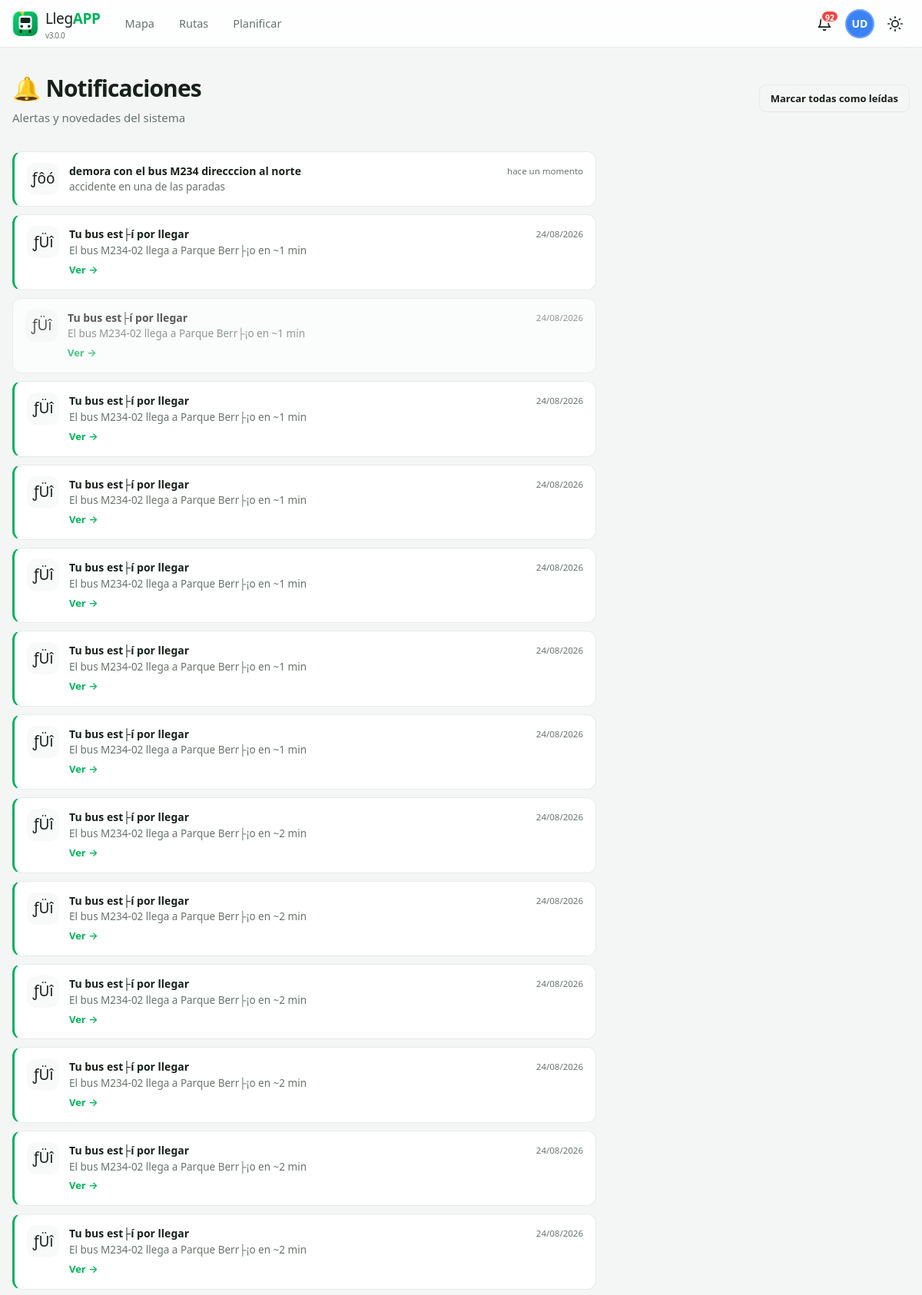
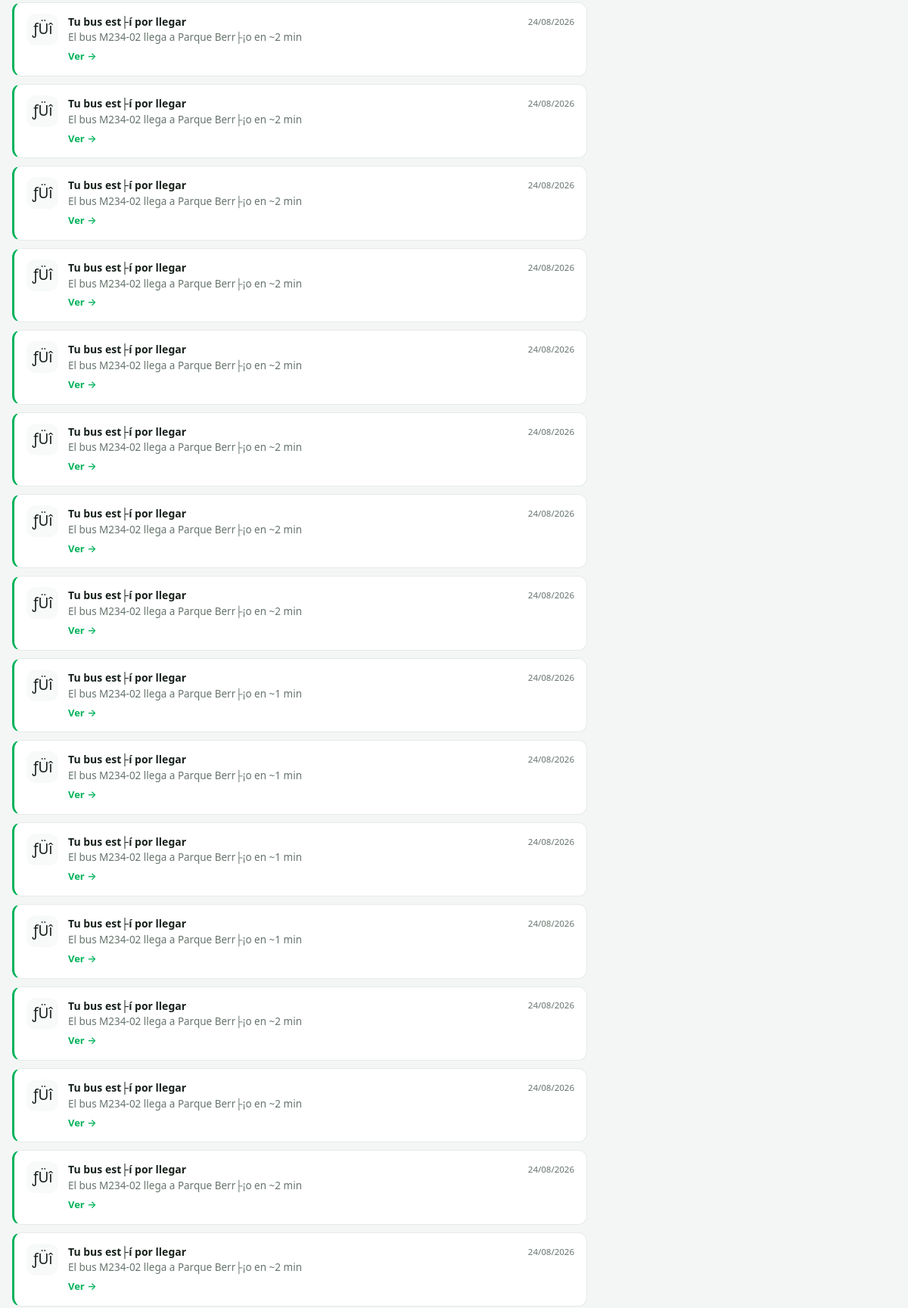
The app's page /pages/notificaciones.php (signed in, upper part) with its own data (2 pictures, top to bottom).
### tables this page shows
CREATE TABLE `users` (
  `id` char(36) NOT NULL,
  `name` varchar(100) NOT NULL,
  `email` varchar(120) NOT NULL,
  `password_hash` varchar(255) NOT NULL,
  `role` enum('admin','usuario','conductor') NOT NULL DEFAULT 'usuario',
  `phone` varchar(30) DEFAULT NULL,
  `avatar_color` varchar(7) DEFAULT NULL,
  `email_verified` tinyint(1) NOT NULL DEFAULT 0,
  `is_active` tinyint(1) NOT NULL DEFAULT 1,
  `last_login` datetime DEFAULT NULL,
  `created_at` timestamp NOT NULL DEFAULT current_timestamp(),
  PRIMARY KEY (`id`),
  UNIQUE KEY `email` (`email`),
  KEY `idx_users_role` (`role`),
  KEY `idx_users_active` (`is_active`)
);

CREATE TABLE `notifications` (
  `id` bigint(20) NOT NULL AUTO_INCREMENT,
  `user_id` char(36) NOT NULL,
  `type` enum('bus_cerca','sistema','incidencia','plan') NOT NULL DEFAULT 'sistema',
  `title` varchar(150) NOT NULL,
  `message` varchar(300) NOT NULL,
  `icon` varchar(8) NOT NULL DEFAULT '?',
  `link_url` varchar(255) DEFAULT NULL,
  `meta` longtext DEFAULT NULL CHECK (json_valid(`meta`)),
  `is_read` tinyint(1) NOT NULL DEFAULT 0,
  `created_at` timestamp NOT NULL DEFAULT current_timestamp(),
  PRIMARY KEY (`id`),
  KEY `idx_notif_unread` (`user_id`,`is_read`,`created_at`),
  CONSTRAINT `fk_notif_user` FOREIGN KEY (`user_id`) REFERENCES `users` (`id`) ON DELETE CASCADE
);

### config/seguridad.php (called while the page is built, shortened)
<?php
function e(?string $value): string {
    return htmlspecialchars((string)$value, ENT_QUOTES | ENT_SUBSTITUTE, 'UTF-8');
}

### includes/auth.php (called while the page is built, shortened)
<?php
require_once __DIR__ . '/funciones.php';
function usuarioActual(): ?array {
    static $cache = false;
    if ($cache !== false) return $cache;
    $userId = $_SESSION['user_id'] ?? null;
    try {
        $user = dbOne(
            'SELECT id, name, email, role, phone, avatar_color, email_verified, is_active, created_at
             FROM users WHERE id = ? AND is_active = 1',
            [$userId]
        );
        return $cache = $user;
    } catch (Exception $e) {
        logMessage('error', 'Error verificando sesión', ['msg' => $e->getMessage()]);
        return $cache = null;
    }
}
function requerirAuth(): array {
    $user = usuarioActual();
    if ($user) return $user;
    exit;
}

### config/database.php (called while the page is built, shortened)
<?php
function db(): PDO {
    static $pdo = null;
    if ($pdo === null) {
        $dsn = 'mysql:host=' . DB_HOST . ';dbname=' . DB_NAME . ';charset=' . DB_CHARSET;
        try {
            $pdo = new PDO($dsn, DB_USER, DB_PASS, [
                PDO::ATTR_ERRMODE            => PDO::ERRMODE_EXCEPTION,
                PDO::ATTR_DEFAULT_FETCH_MODE => PDO::FETCH_ASSOC,
                PDO::ATTR_EMULATE_PREPARES   => false,
            ]);
        } catch (PDOException $e) {
            error_log('LLEGAPP3 BD: ' . $e->getMessage());
            throw new RuntimeException('No se pudo conectar a la base de datos. Verifica que MySQL esté activo y exista la BD "' . DB_NAME . '".');
        }
    }
    return $pdo;
}
function dbq(string $sql, array $params = []): PDOStatement {
    $stmt = db()->prepare($sql);
    $stmt->execute($params);
    return $stmt;
}
function dbAll(string $sql, array $params = []): array {
    return dbq($sql, $params)->fetchAll();
}
function dbOne(string $sql, array $params = []): ?array {
    $row = dbq($sql, $params)->fetch();
    return $row === false ? null : $row;
}
function dbVal(string $sql, array $params = [], $default = null) {
    $val = dbq($sql, $params)->fetchColumn();
    return $val === false ? $default : $val;
}

### includes/funciones.php (called while the page is built, shortened)
<?php
function tiempoRelativo(string $fecha): string {
    $ts = strtotime($fecha);
    $diff = time() - $ts;
    return match (true) {
        $diff < 60     => 'hace un momento',
        $diff < 3600   => 'hace ' . floor($diff / 60) . ' min',
        $diff < 86400  => 'hace ' . floor($diff / 3600) . ' h',
        $diff < 604800 => 'hace ' . floor($diff / 86400) . ' d',
        default        => date('d/m/Y', $ts),
    };
}
function inicialesNombre(string $nombre): string {
    $partes = preg_split('/\s+/', trim($nombre));
    $ini = strtoupper(substr($partes[0] ?? 'U', 0, 1));
    if (count($partes) > 1) $ini .= strtoupper(substr(end($partes), 0, 1));
    return $ini;
}

### pages/notificaciones.php (the view, shortened to what this page needs)
<?php
require_once dirname(__DIR__) . '/includes/funciones.php';
require_once dirname(__DIR__) . '/includes/auth.php';
$currentUser = requerirAuth();
$notificaciones = dbAll('
    SELECT * FROM notifications WHERE user_id = ?
    ORDER BY created_at DESC LIMIT 60
', [$currentUser['id']]);
require dirname(__DIR__) . '/includes/header.php';
?>
<div class="page-header container">
    <div class="flex-between">
        <div>
            <h1 class="page-title">🔔 Notificaciones</h1>
            <p class="page-subtitle">Alertas y novedades del sistema</p>
        </div>
        <button type="button" class="btn btn-ghost btn-sm" id="btnMarcarTodas">Marcar todas como leídas</button>
    </div>
</div>
<section class="section container">
    <div style="display:grid;gap:10px;max-width:760px">
        <?php foreach ($notificaciones as $n): ?>
        <article class="notif-item <?= (int)$n['is_read'] ? 'leida' : '' ?>" data-id="<?= (int)$n['id'] ?>">
            <span class="notif-icon"><?= e($n['icon']) ?></span>
            <div style="flex:1">
                <div class="flex-between">
                    <strong style="font-size:14px"><?= e($n['title']) ?></strong>
                    <small style="color:var(--text-muted);white-space:nowrap;font-size:11.5px"><?= tiempoRelativo($n['created_at']) ?></small>
                </div>
                <p style="font-size:13.5px;color:var(--text-muted)"><?= e($n['message']) ?></p>
                <?php if ($n['link_url']): ?>
                    <a href="<?= e($n['link_url']) ?>" class="btnVerNotif" data-id="<?= (int)$n['id'] ?>"
                       style="font-size:13px;color:var(--primary);font-weight:600;margin-top:4px;display:inline-block">Ver →</a>
                <?php endif; ?>
            </div>
        </article>
        <?php endforeach; ?>
    </div>
</section>
<?php require dirname(__DIR__) . '/includes/footer.php'; ?>

### includes/header.php (shortened to what this page needs)
<?php
require_once __DIR__ . '/auth.php';
$currentUser = usuarioActual();
$bodyClass = ($pageBodyClass ?? '') . (isset($_COOKIE['theme']) && $_COOKIE['theme'] === 'dark' ? ' dark-theme' : ' light-theme');
$notifCount = 0;
if ($currentUser) {
    try {
        $notifCount = (int)dbVal('SELECT COUNT(*) FROM notifications WHERE user_id = ? AND is_read = 0', [$currentUser['id']]);
    } catch (Exception $e) {  }
}
$menuPrincipal = [
    ['url' => '/pages/mapa.php',       'label' => 'Mapa',        'icon' => 'map'],
    ['url' => '/pages/rutas.php',      'label' => 'Rutas',       'icon' => 'route'],
    ['url' => '/pages/planificador.php','label' => 'Planificar', 'icon' => 'compass'],
];
?>
<!DOCTYPE html>
<html lang="es">
<head>
<link rel="stylesheet" href="https://unpkg.com/leaflet@1.9.4/dist/leaflet.css">
<link rel="stylesheet" href="<?= APP_BASE ?>/assets/css/styles.css?v=<?= APP_VERSION ?>">
</head>
<body class="<?= e(trim($bodyClass)) ?>" data-base="<?= APP_BASE ?>" data-page="<?= e($GLOBALS['dataPage'] ?? '') ?>">
<header class="topbar" id="topbar">
    <div class="topbar-inner container">
        <a href="<?= APP_BASE ?>/index.php" class="brand" aria-label="LlegAPP inicio">
            <span class="brand-logo" aria-hidden="true"><?= file_get_contents(dirname(__DIR__) . '/assets/img/logo.svg') ?: '' ?></span>
            <span class="brand-text">Lleg<b>APP</b><small>v<?= APP_VERSION ?></small></span>
        </a>
        <nav class="main-nav" aria-label="Navegación principal">
            <?php foreach ($menuPrincipal as $item): ?>
                <a href="<?= APP_BASE . $item['url'] ?>" class="nav-link"><?= $item['label'] ?></a>
            <?php endforeach; ?>
        </nav>
        <div class="topbar-actions">
            <?php if ($currentUser): ?>
                <button type="button" class="icon-btn" id="btnNotificaciones" aria-label="Notificaciones" onclick="location.href='<?= APP_BASE ?>/pages/notificaciones.php'">
                    <svg viewBox="0 0 24 24"><path d="M18 8A6 6 0 0 0 6 8c0 7-3 9-3 9h18s-3-2-3-9"/><path d="M13.73 21a2 2 0 0 1-3.46 0"/></svg>
                    <?php if ($notifCount > 0): ?><span class="badge-notif" id="badgeNotif"><?= $notifCount > 99 ? '99+' : $notifCount ?></span><?php endif; ?>
                </button>
                <div class="user-menu" id="userMenu">
                    <button type="button" class="avatar-btn" id="avatarBtn" aria-haspopup="true" aria-expanded="false"
                            style="--av:<?= e($currentUser['avatar_color'] ?: colorAvatar($currentUser['name'])) ?>">
                        <?= e(inicialesNombre($currentUser['name'])) ?>
                    </button>
                </div>
            <?php else: ?>
                <a href="<?= APP_BASE ?>/pages/login.php" class="btn btn-ghost btn-sm">Ingresar</a>
                <a href="<?= APP_BASE ?>/pages/registro.php" class="btn btn-primary btn-sm">Crear cuenta</a>
            <?php endif; ?>
            <button type="button" class="icon-btn theme-toggle" id="themeToggle" aria-label="Cambiar tema">
                <svg viewBox="0 0 24 24" class="icon-sun"><circle cx="12" cy="12" r="5"/><path d="M12 1v2M12 21v2M4.22 4.22l1.42 1.42M18.36 18.36l1.42 1.42M1 12h2M21 12h2M4.22 19.78l1.42-1.42M18.36 5.64l1.42-1.42"/></svg>
            </button>
        </div>
    </div>
</header>
<main class="app-main" id="contenido-principal">

### assets/css/styles.css (style rules this page uses)
:root { --primary: #00b25a; --primary-dark: #00914a; --primary-light: #e6f7ef; --accent: #0ea5e9; --danger: #ef4444; --warning: #f59e0b; --info: #3b82f6; --purple: #8b5cf6; --bg: #f4f6f5; --surface: #ffffff; --surface-2: #f8faf9; --border: #e5eae7; --text: #17211b; --text-muted: #66746c; --radius-sm: 8px; --radius-md: 12px; --radius-lg: 16px; --radius-xl: 22px; --shadow-sm: 0 1px 3px rgba(15, 25, 20, .07); --shadow-md: 0 4px 14px rgba(15, 25, 20, .08); --shadow-lg: 0 12px 34px rgba(15, 25, 20, .13); --topbar-h: 62px; --bottomnav-h: 62px; --container: 1240px; --font: 'Segoe UI', system-ui, -apple-system, 'Helvetica Neue', sans-serif; }
*, *::before, *::after { box-sizing: border-box; }
* { margin: 0; }
html { scroll-behavior: smooth; }
body { font-family: var(--font); background: var(--bg); color: var(--text); line-height: 1.55; min-height: 100vh; padding-top: var(--topbar-h); }
img, svg { display: block; max-width: 100%; }
a { color: inherit; text-decoration: none; }
button { font: inherit; cursor: pointer; border: none; background: none; color: inherit; }
.container { width: min(var(--container), 100% - 32px); margin-inline: auto; }
.topbar { position: fixed; inset: 0 0 auto 0; z-index: 900; height: var(--topbar-h); background: color-mix(in srgb, var(--surface) 82%, transparent); backdrop-filter: blur(14px); -webkit-backdrop-filter: blur(14px); border-bottom: 1px solid var(--border); }
.topbar-inner { display: flex; align-items: center; gap: 18px; height: 100%; }
.brand { display: flex; align-items: center; gap: 9px; font-size: 19px; letter-spacing: -.02em; }
.brand-logo { width: 34px; height: 34px; flex-shrink: 0; }
.brand-logo svg { width: 100%; height: 100%; }
.brand-text b { color: var(--primary); }
.brand-text small { display: block; font-size: 10px; color: var(--text-muted); line-height: 1; margin-top: 1px; }
.main-nav { display: flex; gap: 4px; margin-right: auto; }
.nav-link { padding: 8px 14px; border-radius: 99px; font-weight: 500; font-size: 14.5px; color: var(--text-muted); transition: all .18s ease; }
.topbar-actions { display: flex; align-items: center; gap: 8px; }
.icon-btn { width: 38px; height: 38px; display: grid; place-items: center; border-radius: 50%; transition: background .15s ease; position: relative; }
.icon-btn svg { width: 20px; height: 20px; fill: none; stroke: currentColor; stroke-width: 2; stroke-linecap: round; stroke-linejoin: round; }
.badge-notif { position: absolute; top: 1px; right: 0; background: var(--danger); color: #fff; font-size: 10.5px; font-weight: 700; min-width: 17px; height: 17px; padding: 0 4px; display: grid; place-items: center; border-radius: 99px; border: 2px solid var(--surface); }
.user-menu { position: relative; }
.avatar-btn { width: 38px; height: 38px; border-radius: 50%; background: var(--av, var(--primary)); color: #fff; font-weight: 700; font-size: 14px; display: grid; place-items: center; box-shadow: inset 0 0 0 2px rgba(255,255,255,.25); }
.app-main { min-height: calc(100vh - var(--topbar-h) - 120px); }
.page-header { padding: 30px 0 6px; }
.page-title { font-size: clamp(22px, 3vw, 30px); font-weight: 800; letter-spacing: -.03em; }
.page-subtitle { color: var(--text-muted); font-size: 15px; margin-top: 3px; }
.section { padding: 26px 0; }
.flex-between { display: flex; justify-content: space-between; align-items: center; gap: 12px; flex-wrap: wrap; }
.btn { display: inline-flex; align-items: center; justify-content: center; gap: 8px; padding: 11px 22px; border-radius: 11px; font-weight: 600; font-size: 14.5px; white-space: nowrap; transition: all .16s ease; user-select: none; }
.btn-ghost { background: transparent; border: 1px solid var(--border); color: var(--text); }
.btn-sm { padding: 7px 14px; font-size: 13px; border-radius: 9px; }
.notif-item { display: flex; gap: 13px; padding: 14px 16px; border: 1px solid var(--border); border-radius: var(--radius-md); background: var(--surface); transition: background .13s; }
.notif-item:not(.leida) { border-left: 3px solid var(--primary); }
.notif-item.leida { opacity: .72; }
.notif-icon { width: 42px; height: 42px; border-radius: 12px; flex-shrink: 0; background: var(--surface-2); display: grid; place-items: center; font-size: 19px; }

### records on screen
users: name "UD"
notifications: icon "­ƒôó", title "demora con el bus M234 direcccion al norte", created_at "hace un momento", message "accidente en una de las paradas"
notifications: icon "­ƒÜî", title "Tu bus est├í por llegar", created_at "24/08/2026", message "El bus M234-02 llega a Parque Berr├¡o en ~1 min"
notifications: icon "­ƒÜî", title "Tu bus est├í por llegar", created_at "24/08/2026", message "El bus M234-02 llega a Parque Berr├¡o en ~1 min"
notifications: icon "­ƒÜî", title "Tu bus est├í por llegar", created_at "24/08/2026", message "El bus M234-02 llega a Parque Berr├¡o en ~1 min"
notifications: icon "­ƒÜî", title "Tu bus est├í por llegar", created_at "24/08/2026", message "El bus M234-02 llega a Parque Berr├¡o en ~1 min"
notifications: icon "­ƒÜî", title "Tu bus est├í por llegar", created_at "24/08/2026", message "El bus M234-02 llega a Parque Berr├¡o en ~1 min"
notifications: icon "­ƒÜî", title "Tu bus est├í por llegar", created_at "24/08/2026", message "El bus M234-02 llega a Parque Berr├¡o en ~1 min"
notifications: icon "­ƒÜî", title "Tu bus est├í por llegar", created_at "24/08/2026", message "El bus M234-02 llega a Parque Berr├¡o en ~1 min"
notifications: icon "­ƒÜî", title "Tu bus est├í por llegar", created_at "24/08/2026", message "El bus M234-02 llega a Parque Berr├¡o en ~2 min"
notifications: icon "­ƒÜî", title "Tu bus est├í por llegar", created_at "24/08/2026", message "El bus M234-02 llega a Parque Berr├¡o en ~2 min"
notifications: icon "­ƒÜî", title "Tu bus est├í por llegar", created_at "24/08/2026", message "El bus M234-02 llega a Parque Berr├¡o en ~2 min"
notifications: icon "­ƒÜî", title "Tu bus est├í por llegar", created_at "24/08/2026", message "El bus M234-02 llega a Parque Berr├¡o en ~2 min"
notifications: icon "­ƒÜî", title "Tu bus est├í por llegar", created_at "24/08/2026", message "El bus M234-02 llega a Parque Berr├¡o en ~2 min"
notifications: icon "­ƒÜî", title "Tu bus est├í por llegar", created_at "24/08/2026", message "El bus M234-02 llega a Parque Berr├¡o en ~2 min"
notifications: icon "­ƒÜî", title "Tu bus est├í por llegar", created_at "24/08/2026", message "El bus M234-02 llega a Parque Berr├¡o en ~2 min"
notifications: icon "­ƒÜî", title "Tu bus est├í por llegar", created_at "24/08/2026", message "El bus M234-02 llega a Parque Berr├¡o en ~2 min"
notifications: icon "­ƒÜî", title "Tu bus est├í por llegar", created_at "24/08/2026", message "El bus M234-02 llega a Parque Berr├¡o en ~2 min"
notifications: icon "­ƒÜî", title "Tu bus est├í por llegar", created_at "24/08/2026", message "El bus M234-02 llega a Parque Berr├¡o en ~2 min"
notifications: icon "­ƒÜî", title "Tu bus est├í por llegar", created_at "24/08/2026", message "El bus M234-02 llega a Parque Berr├¡o en ~2 min"
notifications: icon "­ƒÜî", title "Tu bus est├í por llegar", created_at "24/08/2026", message "El bus M234-02 llega a Parque Berr├¡o en ~2 min"
notifications: icon "­ƒÜî", title "Tu bus est├í por llegar", created_at "24/08/2026", message "El bus M234-02 llega a Parque Berr├¡o en ~2 min"
notifications: icon "­ƒÜî", title "Tu bus est├í por llegar", created_at "24/08/2026", message "El bus M234-02 llega a Parque Berr├¡o en ~2 min"
notifications: icon "­ƒÜî", title "Tu bus est├í por llegar", created_at "24/08/2026", message "El bus M234-02 llega a Parque Berr├¡o en ~1 min"
notifications: icon "­ƒÜî", title "Tu bus est├í por llegar", created_at "24/08/2026", message "El bus M234-02 llega a Parque Berr├¡o en ~1 min"
notifications: icon "­ƒÜî", title "Tu bus est├í por llegar", created_at "24/08/2026", message "El bus M234-02 llega a Parque Berr├¡o en ~1 min"
notifications: icon "­ƒÜî", title "Tu bus est├í por llegar", created_at "24/08/2026", message "El bus M234-02 llega a Parque Berr├¡o en ~1 min"
notifications: icon "­ƒÜî", title "Tu bus est├í por llegar", created_at "24/08/2026", message "El bus M234-02 llega a Parque Berr├¡o en ~2 min"
notifications: icon "­ƒÜî", title "Tu bus est├í por llegar", created_at "24/08/2026", message "El bus M234-02 llega a Parque Berr├¡o en ~2 min"
notifications: icon "­ƒÜî", title "Tu bus est├í por llegar", created_at "24/08/2026", message "El bus M234-02 llega a Parque Berr├¡o en ~2 min"
notifications: icon "­ƒÜî", title "Tu bus est├í por llegar", created_at "24/08/2026", message "El bus M234-02 llega a Parque Berr├¡o en ~2 min"

### other values on screen
APP_VERSION "3.0.0"
$item['label'] "Mapa"
$item['label'] "Rutas"
$item['label'] "Planificar"
$notifCount "92"
